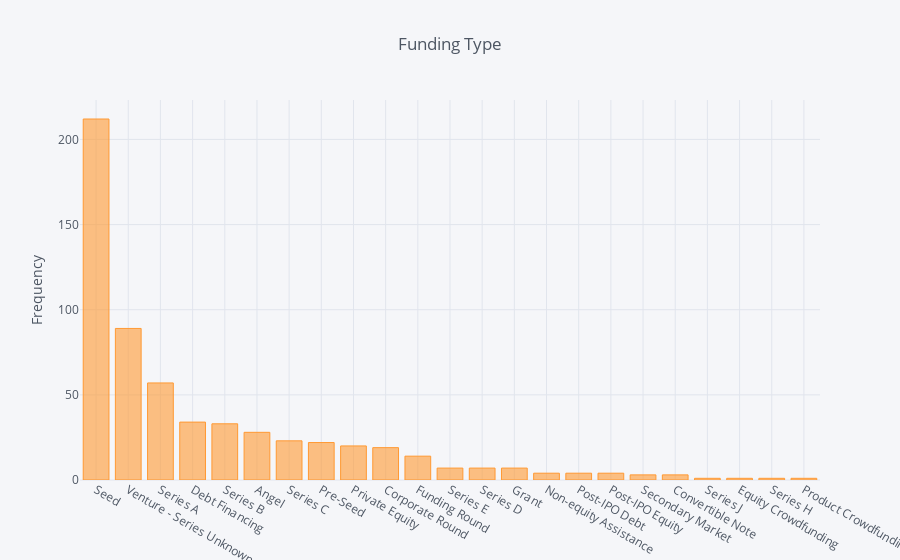

The code cell stored with this chart in its notebook:
### Code cell
funding_type = funding['Funding_Type'].value_counts()
funding_type.iplot(kind='bar', yTitle='Frequency', title='Funding Type')

### Figure 1 — Plotly figure (JSON) as saved in the notebook; plotly's stock layout.template omitted (floating-point values rounded to 4 significant figures)
{"data": [{"marker": {"color": "rgba(255, 153, 51, 0.6)", "line": {"color": "rgba(255, 153, 51, 1.0)", "width": 1}}, "name": "Funding_Type", "orientation": "v", "text": "", "type": "bar", "uid": "3f74a38b-ee9b-4cf7-8ad0-e55d6b2fbe26", "x": ["Seed", "Venture - Series Unknown", "Series A", "Debt Financing", "Series B", "Angel", "Series C", "Pre-Seed", "Private Equity", "Corporate Round", "Funding Round", "Series E", "Series D", "Grant", "Non-equity Assistance", "Post-IPO Debt", "Post-IPO Equity", "Secondary Market", "Convertible Note", "Series J", "Equity Crowdfunding", "Series H", "Product Crowdfunding"], "y": [212, 89, 57, 34, 33, 28, 23, 22, 20, 19, 14, 7, 7, 7, 4, 4, 4, 3, 3, 1, 1, 1, 1]}], "layout": {"legend": {"bgcolor": "#F5F6F9", "font": {"color": "#4D5663"}}, "paper_bgcolor": "#F5F6F9", "plot_bgcolor": "#F5F6F9", "title": {"font": {"color": "#4D5663"}, "text": "Funding Type"}, "xaxis": {"gridcolor": "#E1E5ED", "showgrid": true, "tickfont": {"color": "#4D5663"}, "title": {"font": {"color": "#4D5663"}, "text": ""}, "zerolinecolor": "#E1E5ED"}, "yaxis": {"gridcolor": "#E1E5ED", "showgrid": true, "tickfont": {"color": "#4D5663"}, "title": {"font": {"color": "#4D5663"}, "text": "Frequency"}, "zerolinecolor": "#E1E5ED"}}}
